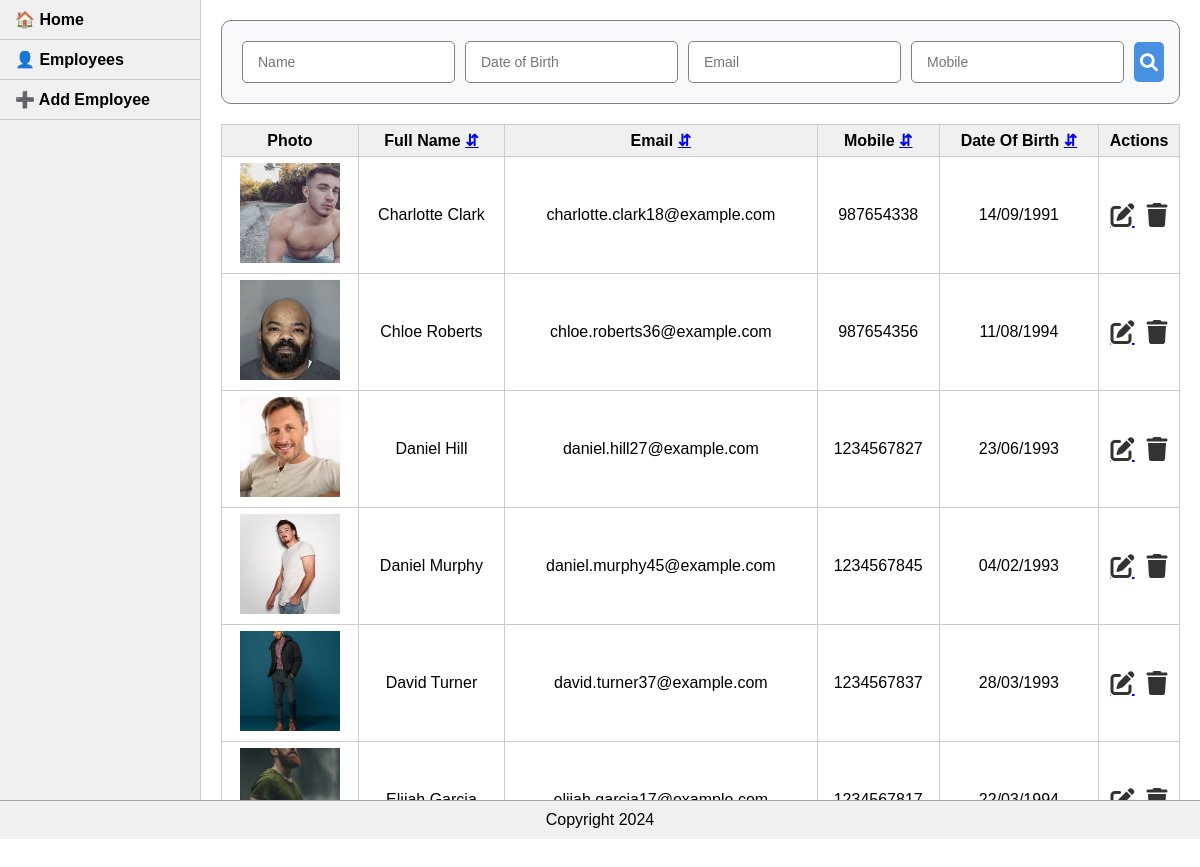
Page /employees/?page=2 on the committed database.
### Home/models.py (models this page shows, shortened)
class Employee(models.Model):
    photo=models.ImageField(upload_to='images')
    full_name=models.CharField(max_length=30)
    email = models.EmailField(max_length=254, unique=True)
    mobile = models.CharField(max_length=15, unique=True)
    date_of_birth=models.DateField()

### Home/views.py (the view)
# urls.py: path('employees/', views.EmployeeList.as_view(), name='employee_list'),
class EmployeeList(View):
    def get(self, request):
        sort_by = request.GET.get('sort_by', 'full_name')
        order = request.GET.get('order', 'asc')
        if order == 'asc':
            employees = Employee.objects.all().order_by(sort_by)
        else:
            employees = Employee.objects.all().order_by(f'-{sort_by}')
        paginator = Paginator(employees, 6)
        page_number = request.GET.get('page')
        page_obj = paginator.get_page(page_number)
        return render(request, 'pages/employee_list.html', {
            'page_obj': page_obj,
            'sort_by': sort_by,
            'order': order,
        })

### Home/templates/pages/employee_list.html (shortened to what this page needs)
{% extends "base.html" %}
{% load static %}
{% block css_styles %}
  <link rel="stylesheet" href="{% static 'css/employee_list.css' %}">
  <link rel="stylesheet" href="{% static 'css/search_bar.css' %}">
{% endblock css_styles %}
{% block content %}
<div class="content">
    {% include "includes/search_bar.html" %}
    <table>
        <thead>
            <tr>
                <th>Photo</th>
                <th>Full Name
                    <a href="?{% for key, value in search_params.items %}{% if value %}{{ key }}={{ value }}&{% endif %}{% endfor %}sort_by=full_name&order={% if sort_by == 'full_name' and order == 'asc' %}desc{% else %}asc{% endif %}">
                        ⇵
                    </a>
                </th>
                <th>Email
                    <a href="?{% for key, value in search_params.items %}{% if value %}{{ key }}={{ value }}&{% endif %}{% endfor %}sort_by=email&order={% if sort_by == 'email' and order == 'asc' %}desc{% else %}asc{% endif %}">
                        ⇵
                    </a>
                </th>
                <th>Mobile
                    <a href="?{% for key, value in search_params.items %}{% if value %}{{ key }}={{ value }}&{% endif %}{% endfor %}sort_by=mobile&order={% if sort_by == 'mobile' and order == 'asc' %}desc{% else %}asc{% endif %}">
                        ⇵
                    </a>
                </th>
                <th>Date Of Birth
                    <a href="?sort_by=date_of_birth&order={% if sort_by == 'date_of_birth' and order == 'asc' %}desc{% else %}asc{% endif %}">
                        ⇵
                    </a>
                </th>
                <th>Actions</th>
            </tr>
        </thead>
        <tbody>
            {% for employee in page_obj %}
            <tr>
                <td><div class="avatar"><img src="{{ employee.photo.url }}" alt="{{ employee.full_name }}"></div></td>
                <td>{{employee.full_name}}</td>
                <td>{{employee.email}}</td>
                <td>{{employee.mobile}}</td>
                <td>{{employee.date_of_birth|date:"d/m/Y"}}</td>
                <td>
                    <div class="delete_edit">
                        <a href="{% url 'employee_edit' employee.id %}">
                            <button class="edit-button"><i class="fa-solid fa-pen-to-square"></i></button>
                        </a>
                        <form action="{% url 'employee_delete' employee.id %}" method="post" class="delete-form">
                            <button class="delete-button" type="button" onclick="confirmDelete(this);"><i class="fa-solid fa-trash"></i></button>
                        </form>
                    </div>
                </td>
            </tr>
            {% endfor %}
        </tbody>
    </table>
</div>
{% endblock content %}

### Home/static/css/employee_list.css (style rules this page uses)
body, html { margin: 0; padding: 0; font-family: Arial, sans-serif; height: 100%; display: flex; flex-direction: column; }
.content { flex-grow: 1; display: flex; flex-direction: column; flex: 1; overflow-y: auto; }
table { border-collapse: collapse; width: calc(100% - 40px); margin: 0 20px; }
th, td { border: 1px solid #ccc; padding: 6px 0px; }
td { text-align: center; }
th { background-color: #f0f0f0; }
.delete_edit { display: flex; justify-content: center; align-items: center; gap: 12px; }
.delete_edit button { background: none; border: none; padding: 0; cursor: pointer; display: flex; align-items: center; }
.delete_edit i { font-size: 24px; color: #333; }
.avatar img { width: 100px; height: 100px; object-fit: cover; }

### rows in the picture
Employee: photo (picture), full_name "Charlotte Clark", email "charlotte.clark18@example.com", mobile "987654338", date_of_birth "14/09/1991"
Employee: photo (picture), full_name "Chloe Roberts", email "chloe.roberts36@example.com", mobile "987654356", date_of_birth "11/08/1994"
Employee: photo (picture), full_name "Daniel Hill", email "daniel.hill27@example.com", mobile "1234567827", date_of_birth "23/06/1993"
Employee: photo (picture), full_name "Daniel Murphy", email "daniel.murphy45@example.com", mobile "1234567845", date_of_birth "04/02/1993"
Employee: photo (picture), full_name "David Turner", email "david.turner37@example.com", mobile "1234567837", date_of_birth "28/03/1993"
Employee: photo (picture)
